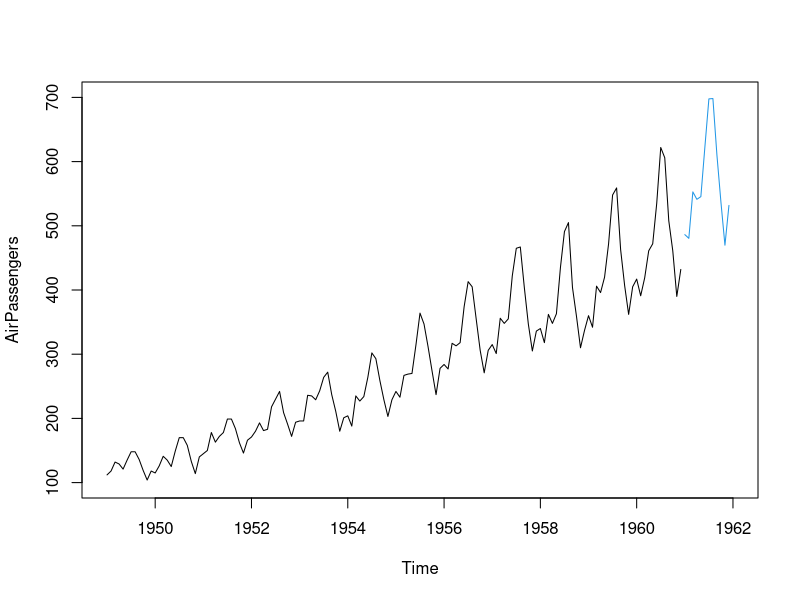
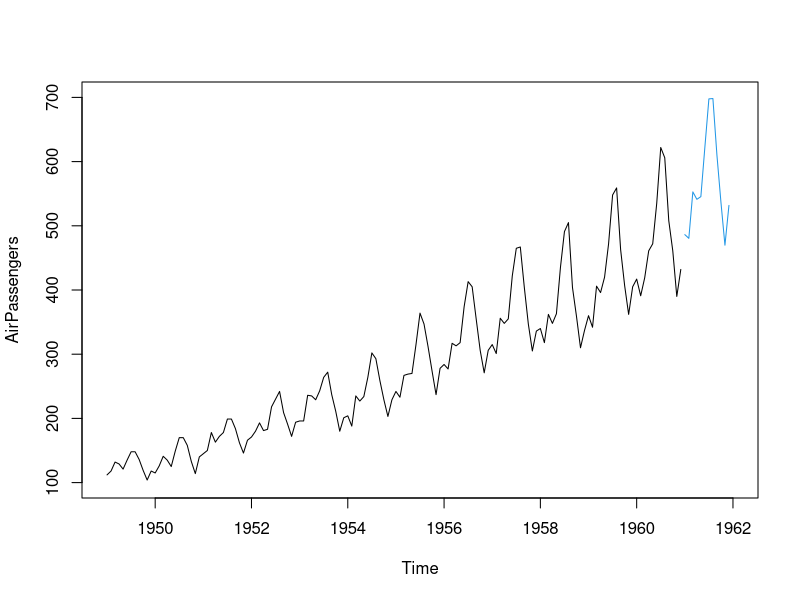
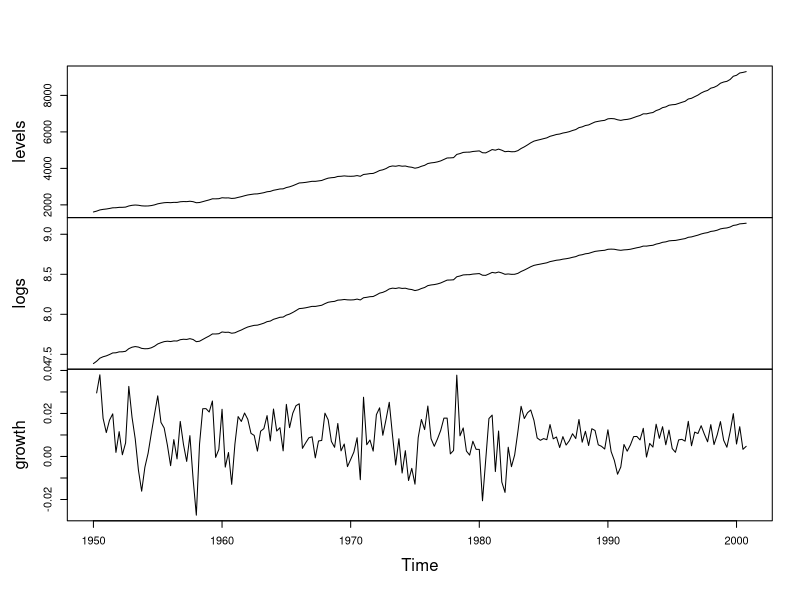
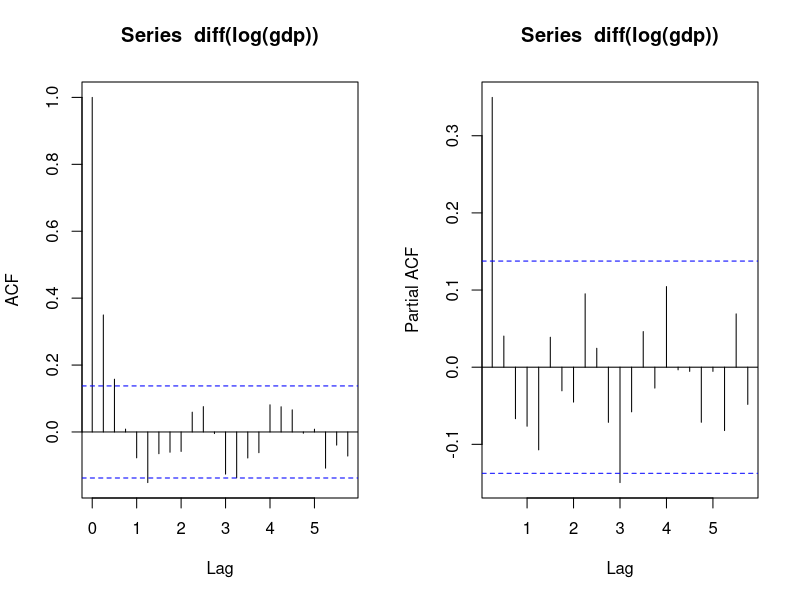
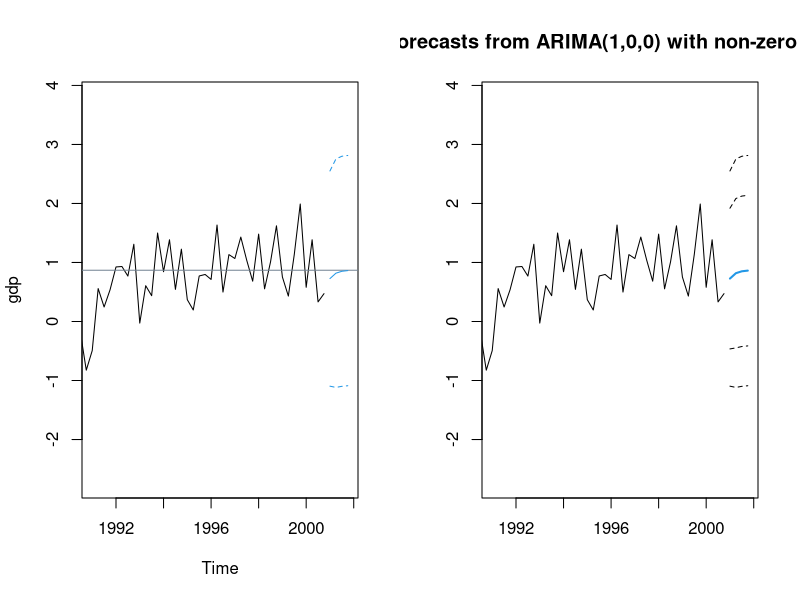
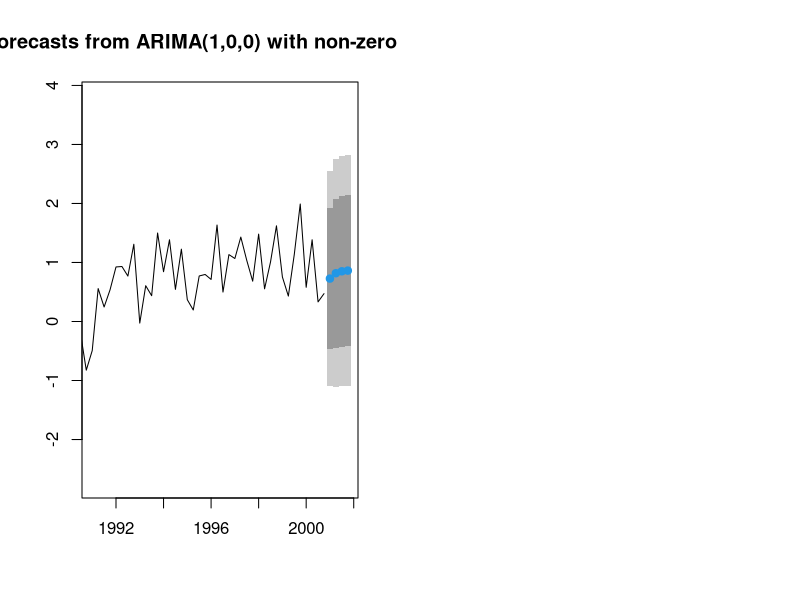

R code for these plots, in order: (Note: this script raises an error after producing the figures.)
### R code from vignette source '/home/zeileis/svn/projects/AER/Teaching/TimeSeriesAnalysis/Ch09-Forecasting.Rnw'

###################################################
### code chunk number 1: setup
###################################################
options(prompt = "R> ", continue = "+  ", width = 64,
  digits = 4, show.signif.stars = FALSE, useFancyQuotes = FALSE)
library("AER")
library("dynlm")
library("forecast")
set.seed(1071)


###################################################
### code chunk number 2: airline-fit
###################################################
data("AirPassengers", package = "datasets")
ap <- log(AirPassengers)
ap_lm <- dynlm(ap ~ trend(ap) + season(ap))


###################################################
### code chunk number 3: airline-predict
###################################################
cf <- coef(ap_lm)
ap_pred <- cf[1] + cf[2] * (length(ap) + 1:12)/12 + c(0, cf[3:13])
ap_pred <- ts(exp(ap_pred), start = 1961, freq = 12)


###################################################
### code chunk number 4: airline-plot
###################################################
plot(AirPassengers, xlim = c(1949, 1962), ylim = c(100, 700))
lines(ap_pred, col = 4)


###################################################
### code chunk number 5: airline-plot1
###################################################
plot(AirPassengers, xlim = c(1949, 1962), ylim = c(100, 700))
lines(ap_pred, col = 4)


###################################################
### code chunk number 6: gdp-data
###################################################
data("USMacroG", package = "AER")
gdp <- USMacroG[, "gdp"]


###################################################
### code chunk number 7: gdp-plot (eval = FALSE)
###################################################
## plot(ts.union(levels = gdp, logs = log(gdp),
##   growth = diff(log(gdp))), main = "")


###################################################
### code chunk number 8: gdp-acf (eval = FALSE)
###################################################
## acf(diff(log(gdp)))
## pacf(diff(log(gdp)))


###################################################
### code chunk number 9: gdp-plot1
###################################################
plot(ts.union(levels = gdp, logs = log(gdp),
  growth = diff(log(gdp))), main = "")


###################################################
### code chunk number 10: gdp-acf1
###################################################
par(mfrow = c(1, 2))
acf(diff(log(gdp)))
pacf(diff(log(gdp)))


###################################################
### code chunk number 11: gdp-fit
###################################################
gdp <- 100 * diff(log(gdp))
gdp_ar1 <- arima(gdp, c(1, 0, 0))
gdp_ar1


###################################################
### code chunk number 12: gdp-pred
###################################################
cf <- coef(gdp_ar1)
cf[2] + cf[1]^(1:4) * (gdp[length(gdp)] - cf[2])
pred <- predict(gdp_ar1, n.ahead = 4)
pred


###################################################
### code chunk number 13: gdp-predplot (eval = FALSE)
###################################################
## plot(gdp, xlim = c(1991, 2001.75))
## abline(h = cf[2], col = "slategray")
## lines(pred$pred, col = 4)
## lines(pred$pred + qnorm(0.025) * pred$se, col = 4, lty = 2)
## lines(pred$pred + qnorm(0.975) * pred$se, col = 4, lty = 2)


###################################################
### code chunk number 14: gdp-predplot1
###################################################
plot(gdp, xlim = c(1991, 2001.75))
abline(h = cf[2], col = "slategray")
lines(pred$pred, col = 4)
lines(pred$pred + qnorm(0.025) * pred$se, col = 4, lty = 2)
lines(pred$pred + qnorm(0.975) * pred$se, col = 4, lty = 2)


###################################################
### code chunk number 15: gdp-forecast
###################################################
library("forecast")
gdp_fc <- forecast(gdp_ar1, h = 4)
gdp_fc


###################################################
### code chunk number 16: gdp-forecast (eval = FALSE)
###################################################
## plot(gdp_fc, shaded = FALSE)
## plot(gdp_fc, shadecols = gray(c(0.8, 0.6)))


###################################################
### code chunk number 17: gdp-fcplot1
###################################################
plot(gdp_fc, xlim = c(1991, 2001.75), shaded = FALSE)


###################################################
### code chunk number 18: gdp-fcplot2
###################################################
plot(gdp_fc, xlim = c(1991, 2001.75), shadecols = gray(c(0.8, 0.6)))


###################################################
### code chunk number 19: oil-ma0
###################################################
data("oil.price", package = "TSA")
oil <- diff(log(oil.price))
oil_ma1 <- arima(oil, order = c(0, 0, 1), include.mean = FALSE)


###################################################
### code chunk number 20: oil-ma1
###################################################
data("oil.price", package = "TSA")
oil <- diff(log(oil.price))
oil_ma1 <- arima(oil, order = c(0, 0, 1), include.mean = FALSE)
predict(oil_ma1, n.ahead = 6)


###################################################
### code chunk number 21: oil-plot1
###################################################
plot(oil, xlim = c(2003, 2007))
abline(h = 0, col = "slategray")
oil_pred <- predict(oil_ma1, n.ahead = 12)
lines(oil_pred$pred, col = 4)
lines(oil_pred$pred + qnorm(0.025) * oil_pred$se, col = 4, lty = 2)
lines(oil_pred$pred + qnorm(0.975) * oil_pred$se, col = 4, lty = 2)


###################################################
### code chunk number 22: oil-plot2
###################################################
plot(forecast(oil_ma1, h = 12), xlim = c(2003, 2007), shadecols = gray(c(0.8, 0.6)))
